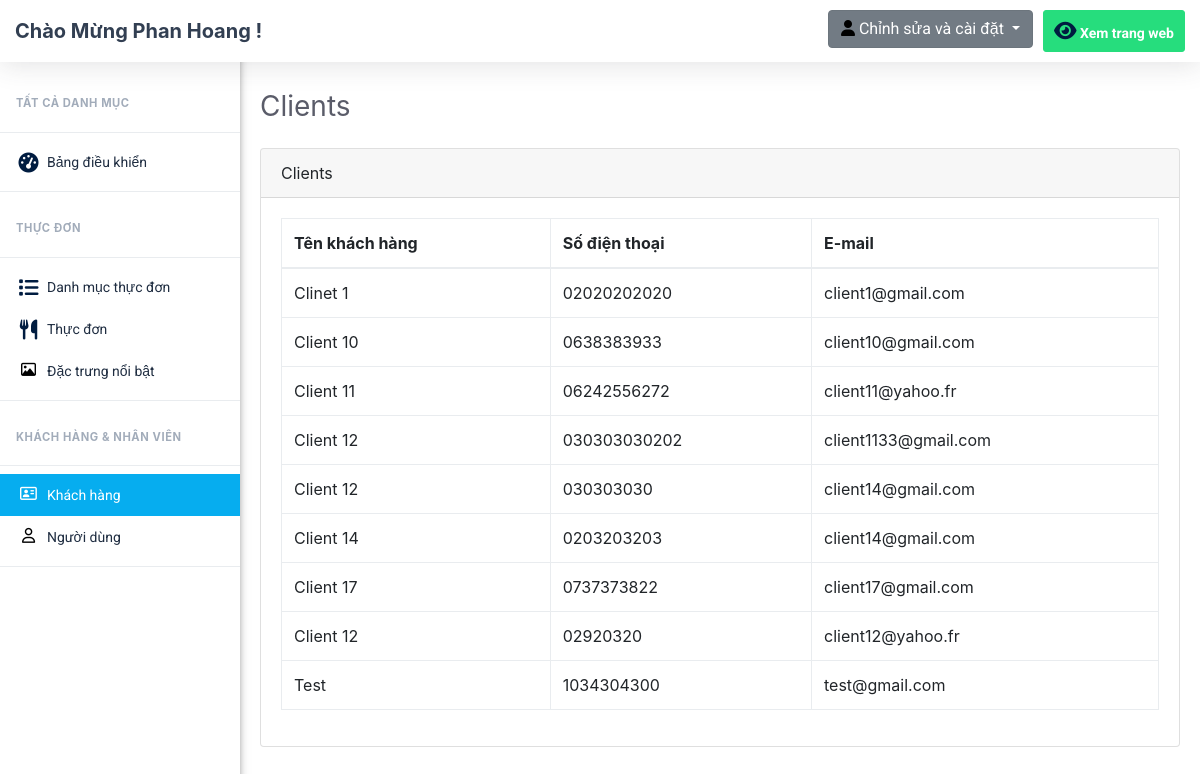
The app's page /admin/clients.php (signed in) with its own data.
### tables this page shows
CREATE TABLE `clients` (
  `client_id` int(5) NOT NULL,
  `client_name` varchar(50) NOT NULL,
  `client_phone` varchar(50) NOT NULL,
  `client_email` varchar(100) NOT NULL
);

### admin/clients.php (the view, shortened to what this page needs)
<?php
	$pageTitle = 'Clients';
	if(isset($_SESSION['username_restaurant_qRewacvAqzA']) && isset($_SESSION['password_restaurant_qRewacvAqzA']))
	{
		include 'connect.php';
		include 'Includes/templates/header.php';
		include 'Includes/templates/navbar.php';
        ?>
        <?php
            $do = 'Manage';
            if($do == "Manage")
            {
                $stmt = $con->prepare("SELECT * FROM clients");
                $stmt->execute();
                $clients = $stmt->fetchAll();
            ?>
                <div class="card">
                    <div class="card-header">
                        <?php echo $pageTitle; ?>
                    </div>
                    <div class="card-body">
                        <table class="table table-bordered clients-table">
                            <thead>
                                <tr>
                                    <th scope="col">Tên khách hàng</th>
                                    <th scope="col">Số điện thoại</th>
                                    <th scope="col">E-mail</th>
                                </tr>
                            </thead>
                            <tbody>
                                <?php
                                    foreach($clients as $client)
                                    {
                                        echo "<tr>";
                                            echo "<td>";
                                                echo $client['client_name'];
                                            echo "</td>";
                                            echo "<td>";
                                                echo $client['client_phone'];
                                            echo "</td>";
                                            echo "<td>";
                                                echo $client['client_email'];
                                            echo "</td>";
                                        echo "</tr>";
                                    }
                                ?>
                            </tbody>
                        </table>
                    </div>
                </div>
            <?php
            }
        include 'Includes/templates/footer.php';
    }
    else
    {
        header('Location: index.php');
        exit();
    }
?>

### admin/Design/css/main.css (style rules this page uses)
html { scroll-behavior: smooth; }
body { font-family: 'Roboto', sans-serif; font-size: 16px; line-height: 28px; font-weight: 300; }

### public/css/main.css (style rules this page uses)
:root { --font_family: 'Roboto', sans-serif; --main_color: #001c40; --main_bg: #ffd43b; --login_bg: #001c40; --white_bg: #ffffff; --onehundred_percent: 100%; --black_color: #000; --back_bg: #000000; --margin_0: 0px; --padding_0: 0px; --none: none; --transparent: transparent; --font_14: 14px; --font_13: 13px; --font_15: 15px; --font_17: 17px; --font-22: 22px; --nine-900: 900; --center: center; --one_five: 1.5; --radius_5px: 0.357rem; --vh_100: 100vh; --h_45: 45px; --auto: auto; --w_960px: 960px; --w_316: 316px; --w_500: 500; --w300: 300px; --flex-element: flex; --wrap-element: wrap; --radius_10: 10px; --px_1: 1px; --e_flex: flex; --shadow-form: 1px 1px 10px #00000070; --hidden-element: hidden; --bg-cover: cover; --cursor_pointer: pointer; --p_wrap_login: 100px 100px 50px 100px; --shadow_login: 0px 0px 20px 0px #0000003b; }
* { margin: var(--margin_0); padding: var(--padding_0); box-sizing: border-box; }
body, html { height: var(--onehundred_percent); background: var(--white_bg); }

### records on screen
clients: client_name "Clinet 1", client_phone "02020202020", client_email "client1@gmail.com"
clients: client_name "Client 10", client_phone "0638383933", client_email "client10@gmail.com"
clients: client_name "Client 11", client_phone "06242556272", client_email "client11@yahoo.fr"
clients: client_name "Client 12", client_phone "030303030202", client_email "client1133@gmail.com"
clients: client_name "Client 12", client_phone "030303030", client_email "client14@gmail.com"
clients: client_name "Client 14", client_phone "0203203203", client_email "client14@gmail.com"
clients: client_name "Client 17", client_phone "0737373822", client_email "client17@gmail.com"
clients: client_name "Client 12", client_phone "02920320", client_email "client12@yahoo.fr"
clients: client_name "Test", client_phone "1034304300", client_email "test@gmail.com"

### other values on screen
$pageTitle "Clients"
